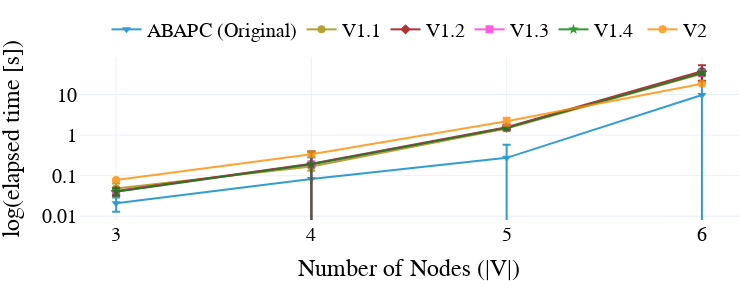

Notebook code for this chart:
### Code cell
v1_data_for_runtime_plot = v1_data_for_runtime_plot[v1_data_for_runtime_plot['n_nodes'] <= 6]
plot_runtime(v1_data_for_runtime_plot,
             colors_dict=colors_dict,
             names_dict=names_dict,
             symbols_dict=symbols_dict,
             methods=methods)

### Figure 1 — Plotly figure (JSON) as saved in the notebook; plotly's stock layout.template omitted (floating-point values rounded to 4 significant figures)
{"data": [{"error_y": {"array": [0.008092, 0.1984, 0.3049, 32.17], "thickness": 2, "type": "data"}, "line": {"color": "#0085CA", "width": 2}, "marker": {"color": "#0085CA", "size": 8, "symbol": "triangle-down-dot"}, "mode": "lines+markers", "name": "ABAPC (Original)", "opacity": 0.8, "type": "scatter", "x": ["3", "4", "5", "6"], "y": [0.0209, 0.08233, 0.2749, 9.721]}, {"error_y": {"array": [0.01583, 0.03526, 0.1013, 2.252], "thickness": 2, "type": "data"}, "line": {"color": "#9F8D00", "width": 2}, "marker": {"color": "#9F8D00", "size": 8, "symbol": "circle-dot"}, "mode": "lines+markers", "name": "V1.1", "opacity": 0.8, "type": "scatter", "x": ["3", "4", "5", "6"], "y": [0.04842, 0.1677, 1.447, 32.52]}, {"error_y": {"array": [0.008304, 0.1984, 0.2191, 15.66], "thickness": 2, "type": "data"}, "line": {"color": "#9E0000", "width": 2}, "marker": {"color": "#9E0000", "size": 8, "symbol": "diamond-dot"}, "mode": "lines+markers", "name": "V1.2", "opacity": 0.8, "type": "scatter", "x": ["3", "4", "5", "6"], "y": [0.04204, 0.1957, 1.561, 37.43]}, {"error_y": {"array": [0.008801, 0.1982, 0.1292, 3.24], "thickness": 2, "type": "data"}, "line": {"color": "#ff34da", "width": 2}, "marker": {"color": "#ff34da", "size": 8, "symbol": "square-dot"}, "mode": "lines+markers", "name": "V1.3", "opacity": 0.8, "type": "scatter", "x": ["3", "4", "5", "6"], "y": [0.04076, 0.1914, 1.508, 33.92]}, {"error_y": {"array": [0.0084, 0.1982, 0.1284, 3.244], "thickness": 2, "type": "data"}, "line": {"color": "#008100", "width": 2}, "marker": {"color": "#008100", "size": 8, "symbol": "star-dot"}, "mode": "lines+markers", "name": "V1.4 ", "opacity": 0.8, "type": "scatter", "x": ["3", "4", "5", "6"], "y": [0.04036, 0.1916, 1.508, 33.92]}, {"error_y": {"array": [0.004077, 0.04829, 0.4886, 0.7011], "thickness": 2, "type": "data"}, "line": {"color": "#ff8c00", "width": 2}, "marker": {"color": "#ff8c00", "size": 8, "symbol": "circle-dot"}, "mode": "lines+markers", "name": "V2", "opacity": 0.8, "type": "scatter", "x": ["3", "4", "5", "6"], "y": [0.07799, 0.3353, 2.183, 18.44]}], "layout": {"font": {"color": "black", "family": "Serif", "size": 20}, "height": 300, "legend": {"orientation": "h", "x": 0.5, "xanchor": "center", "y": 1.05, "yanchor": "bottom"}, "margin": {"b": 80, "l": 10, "r": 10, "t": 10}, "width": 750, "xaxis": {"anchor": "y", "domain": [0, 1], "title": {"text": "Number of Nodes (|V|)"}}, "yaxis": {"anchor": "x", "domain": [0, 1], "title": {"text": "log(elapsed time [s])"}, "type": "log"}}}
